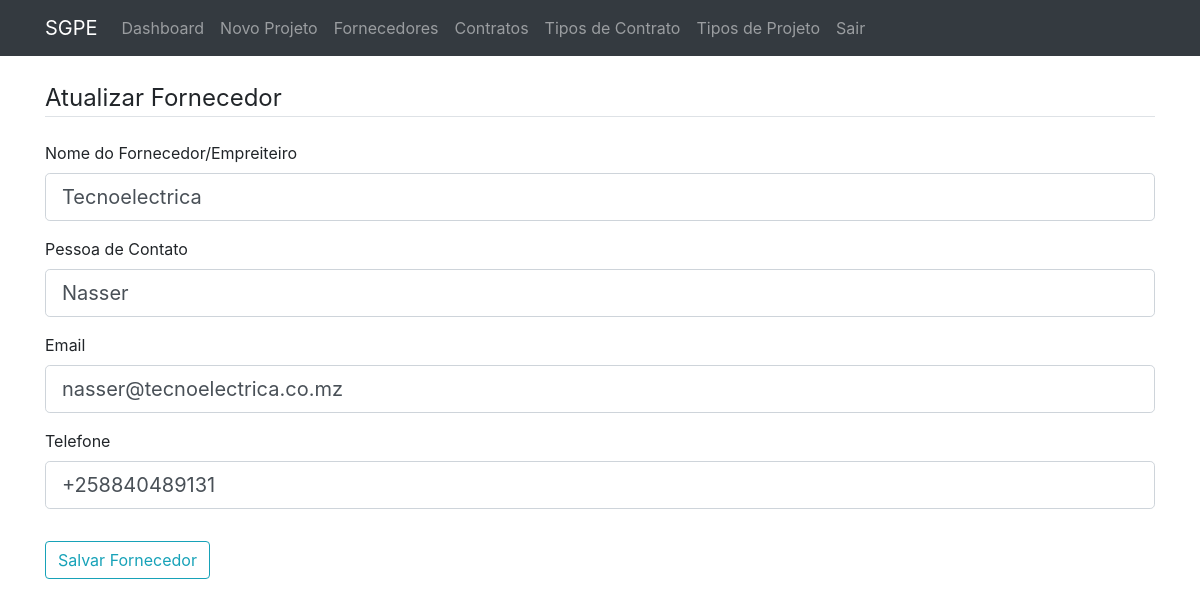
Screenshot of /supplier/2/update (signed in) with the database file from the repository.
### sgpe/models.py (models this page shows, shortened)
class Supplier(db.Model):
    id = db.Column(db.Integer, primary_key=True)
    name = db.Column(db.String(100), unique=True, nullable=False)
    contact_person = db.Column(db.String(100), nullable=True)
    email = db.Column(db.String(120), unique=True, nullable=True)
    phone = db.Column(db.String(20), nullable=True)
    contracts = db.relationship('Contract', backref='supplier_info', lazy=True)

### sgpe/main/routes.py (the view)
@main.route('/supplier/<int:supplier_id>/update', methods=['GET', 'POST'])
@login_required
def update_supplier(supplier_id):
    supplier = Supplier.query.get_or_404(supplier_id)
    if not current_user.is_admin:
        flash('Não tem permissão para executar esta ação.', 'danger')
        return redirect(url_for('main.suppliers'))
    form = SupplierForm(obj=supplier)
    if form.validate_on_submit():
        form.populate_obj(supplier)
        db.session.commit()
        flash('Fornecedor atualizado com sucesso!', 'success')
        return redirect(url_for('main.suppliers'))
    return render_template('add_supplier.html', title='Atualizar Fornecedor',
                           form=form, legend='Atualizar Fornecedor')

### sgpe/forms.py (shortened to what this page needs)
class SupplierForm(FlaskForm):
    name = StringField('Nome do Fornecedor/Empreiteiro', validators=[DataRequired()])
    contact_person = StringField('Pessoa de Contato', validators=[Optional()])
    email = StringField('Email', validators=[Optional(), Email()])
    phone = StringField('Telefone', validators=[Optional()])
    submit = SubmitField('Salvar Fornecedor')
    def __init__(self, *args, **kwargs):
        super(SupplierForm, self).__init__(*args, **kwargs)
        self.obj_instance = kwargs.get('obj')

### sgpe/__init__.py (called while the page is built)
def create_app(config_name):
    app = Flask(__name__, template_folder='../templates', static_folder='../static')
    app.config.from_object(config[config_name])
    config[config_name].init_app(app)
    db.init_app(app)
    bcrypt.init_app(app)
    login_manager.init_app(app)
    from sgpe.models import User
    @login_manager.user_loader
    def load_user(user_id):
        return User.query.get(int(user_id))
    from sgpe.main.routes import main
    app.register_blueprint(main)
    return app

### templates/add_supplier.html (shortened to what this page needs)
{% extends "layout.html" %}
{% block content %}
    <div class="content-section">
        <form method="POST" action="">
            <fieldset class="form-group">
                <legend class="border-bottom mb-4">{{ legend }}</legend>
                <div class="form-group">
                    {{ form.name.label(class="form-control-label") }}
                    {% if form.name.errors %}
                        {{ form.name(class="form-control form-control-lg is-invalid") }}
                        <div class="invalid-feedback">
                            {% for error in form.name.errors %}
                                <span>{{ error }}</span>
                            {% endfor %}
                        </div>
                    {% else %}
                        {{ form.name(class="form-control form-control-lg") }}
                    {% endif %}
                </div>
                <div class="form-group">
                    {{ form.contact_person.label(class="form-control-label") }}
                    {{ form.contact_person(class="form-control form-control-lg") }}
                </div>
                <div class="form-group">
                    {{ form.email.label(class="form-control-label") }}
                    {{ form.email(class="form-control form-control-lg") }}
                </div>
                <div class="form-group">
                    {{ form.phone.label(class="form-control-label") }}
                    {{ form.phone(class="form-control form-control-lg") }}
                </div>
            </fieldset>
            <div class="form-group">
                {{ form.submit(class="btn btn-outline-info") }}
            </div>
        </form>
    </div>
{% endblock content %}

### templates/layout.html (style rules this page uses)
body { padding-top: 56px; }

### rows the page displays
Supplier: name "Tecnoelectrica", contact_person "Nasser", email "nasser@tecnoelectrica.co.mz", phone "+258840489131"

### other values shown
{{ legend }} "Atualizar Fornecedor"
